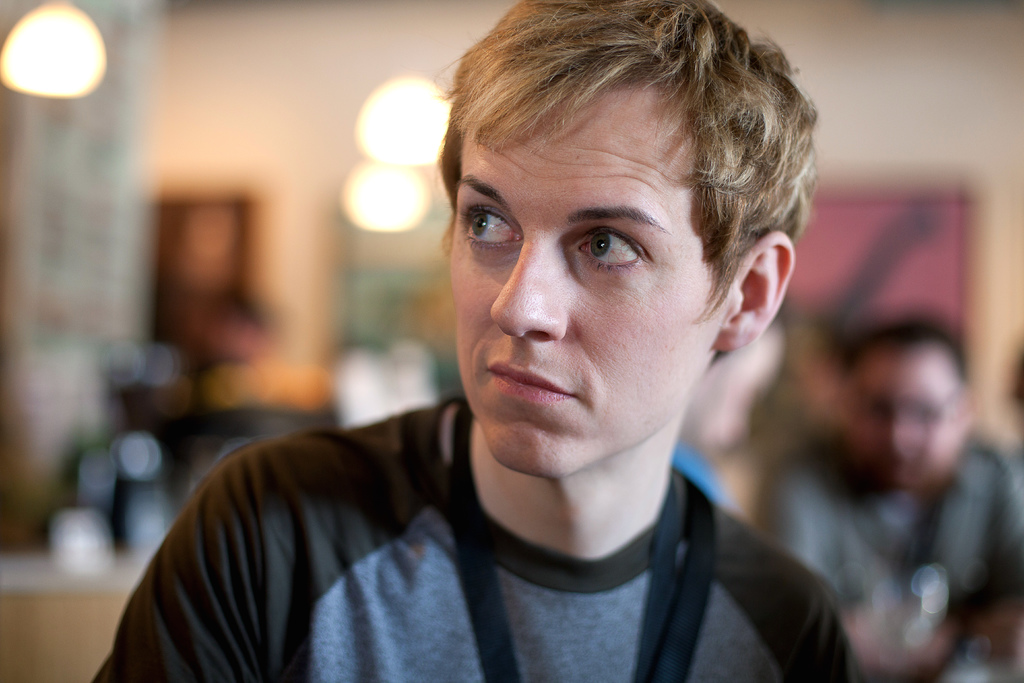
#> input picture Projet/assets/visage.jpg, 1024 x 683 px
$ jupyter execute --allow-errors main.ipynb   (text cells are left out)
#> lines starting #> are read from the running program, lines starting #| are printed output that depends on the picture
[cell 1]
import cv2
import numpy
import matplotlib.pyplot as plt
import os
import numpy as np
import json

[cell 2]
# Charger l'image
image = cv2.imread('../assets/visage.jpg')
#> image is the input picture: shape (683, 1024, 3); mean B, G, R 100.6, 109.6, 127.3

# Vérifier si l'image a été chargée
if image is not None:
    plt.imshow(cv2.cvtColor(image, cv2.COLOR_BGR2RGB))
    plt.show()
    # Vérifier les dimensions de l'image
    print('Dimensions de l\'image :', image.shape)
#| Dimensions de l'image : (683, 1024, 3)
else:
    print("Failed to load the image.")

[cell 3]
# Convertir l'image en niveaux de gris
gray_image = cv2.cvtColor(image, cv2.COLOR_BGR2GRAY)
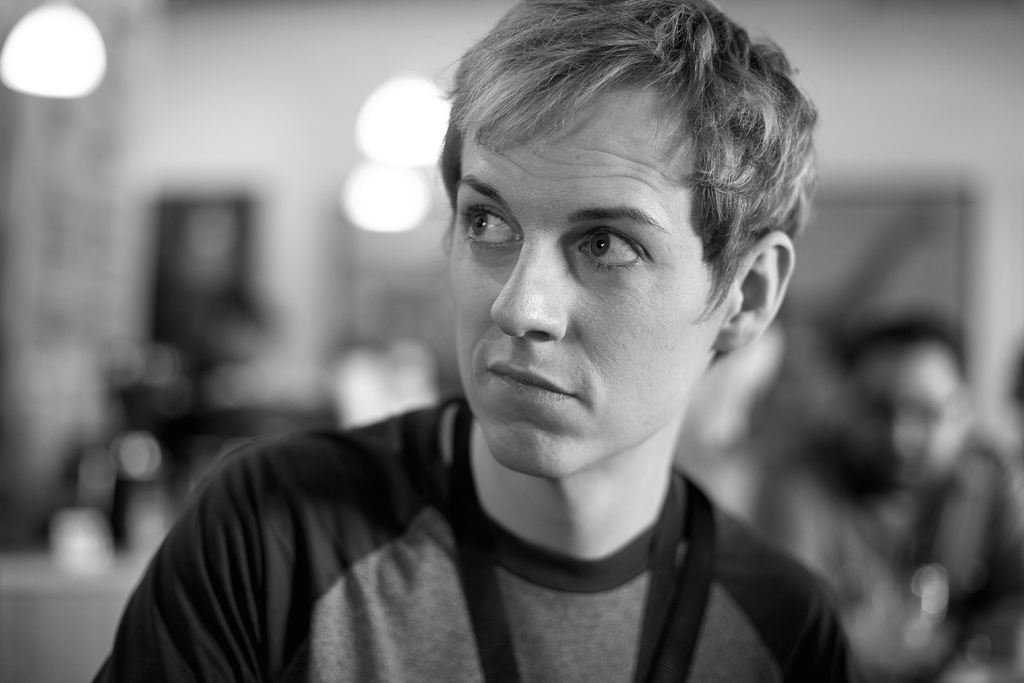
#> gray_image: shape (683, 1024); min 0, max 255, mean 113.8

# Afficher l'image en niveaux de gris
plt.imshow(gray_image, cmap='gray')
plt.show()

[cell 4]
face_classifier = cv2.CascadeClassifier(
    cv2.data.haarcascades + "haarcascade_frontalface_default.xml"
)

face = face_classifier.detectMultiScale(
    gray_image, scaleFactor=1.1, minNeighbors=5, minSize=(40, 40)
)
#> face = [[373, 104, 354, 354]]

# Pour chaque visage détecté
for (x, y, w, h) in face:
    # Dessiner un rectangle rouge avec une épaisseur de 2
    image_rectangle = cv2.rectangle(image.copy(), (x, y), (x+w, y+h), (0, 0, 255), 2)
#> this loop made 1 pass

# Afficher l'image
plt.imshow(cv2.cvtColor(image_rectangle, cv2.COLOR_BGR2RGB))
plt.show()
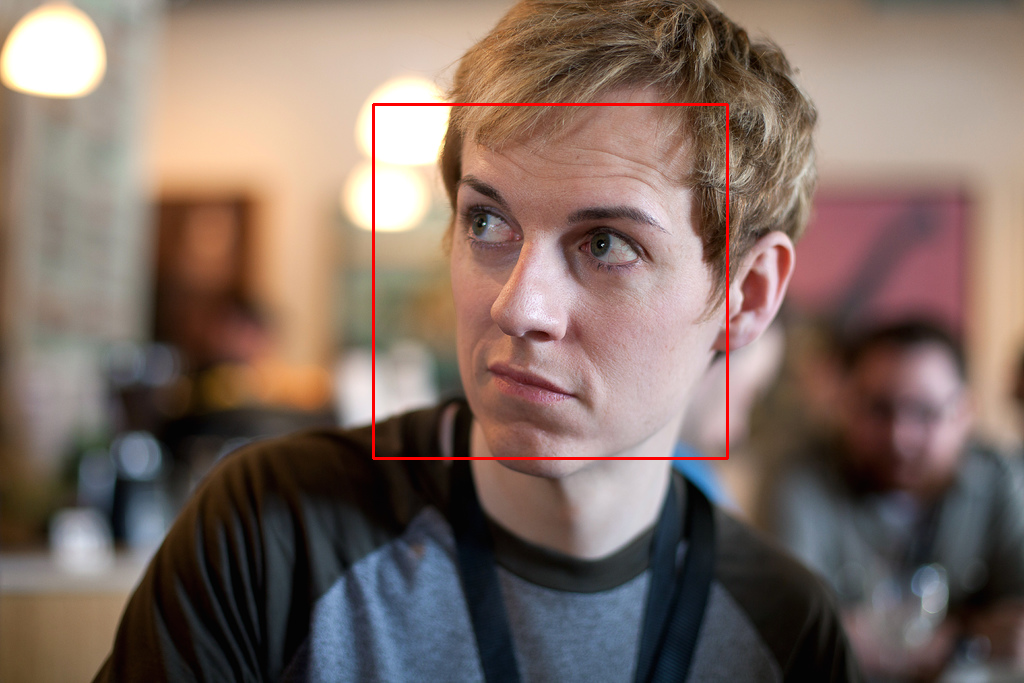
#> shown: shape (683, 1024, 3); mean R, G, B 127.9, 108.7, 99.8

[cell 5]
# [47 lines left out: function detect_image, not called in this run]

[cell 6]
import cv2
import numpy as np
from sklearn.model_selection import GridSearchCV

id = "0a0d7a87378422e3"

# Exemple d'utilisation
image_path = '..\\assets\\archive\\images\\train\\{id}.jpg'
text_path = '..\\assets\\archive\\labels2\\{id}.txt'

# Charger l'image
X_train = cv2.imread(image_path.format(id=id))

# charger le fichier texte
#> (the rest of this cell did not finish here and is left out)

[cell 7]
#Lire à partir de la WebCam
video_capture = cv2.VideoCapture(0)

# Charger le classificateur en cascade Haar pour les visages
face_cascade = cv2.CascadeClassifier(cv2.data.haarcascades + 'haarcascade_frontalface_default.xml')

# Capturer le flux vidéo de la webcam
cap = cv2.VideoCapture(0)

while True:
    # Lire une image du flux vidéo
    ret, img = cap.read()
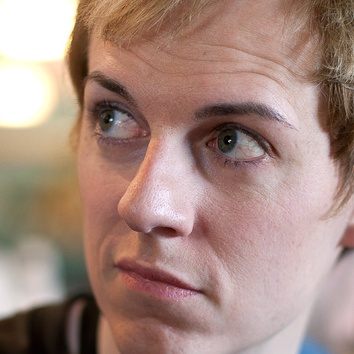
#> input picture Projet/visages/test.jpg, 354 x 354 px, given in place of the camera
#> img is the input picture: shape (354, 354, 3); mean B, G, R 126.9, 136.9, 165.8

    # Convertir en niveaux de gris
    gray = cv2.cvtColor(img, cv2.COLOR_BGR2GRAY)
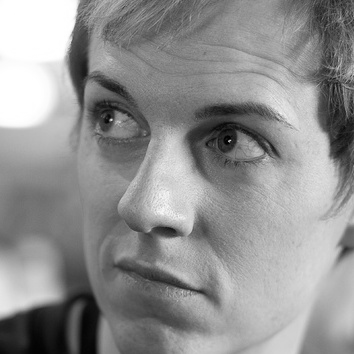
#> gray: shape (354, 354); min 1, max 255, mean 144.4

    # Détecter les visages
    faces = face_cascade.detectMultiScale(gray, 1.3, 5)
#> faces = ()

    # Dessiner un rectangle autour de chaque visage détecté
    for (x,y,w,h) in faces:
        cv2.rectangle(img,(x,y),(x+w,y+h),(255,0,0),2)
#> this loop made 0 passes

    # Afficher l'image résultante
    cv2.imshow('img',img)

    # Quitter si 'q' est pressé
    if cv2.waitKey(1) & 0xFF == ord('q'):
#> (key q is pressed here)
        break

# Libérer la capture vidéo et fermer toutes les fenêtres
cap.release()
cv2.destroyAllWindows()

[cell 8]
# [20 lines left out: function calculer_iou, not called in this run]

[cell 9]
# [41 lines left out: function filtrer_carres_proches, not called in this run]

[cell 10]
path_images = '../assets/archive/images/train/'
path_texts = '../assets/archive/labels2/'

# Choisir une image aléatoire dans le dossier
#> (the rest of this cell did not finish here and is left out)

[cell 11]
import json
import numpy as np

dictionnaire = {}

#> (the rest of this cell did not finish here and is left out)

[cell 12]
from collections import Counter

#? Reprend le fichier JSON et affiche le ioU sout forme graphique

# Si on inclue les Iou à 0, les valeurs qui ne sont pas des visages
zero_compris = True

json_file = "resultats_analyse.json"

with open(json_file, 'r') as fichier_json:
#> (reads Projet/Detection_Visage/resultats_analyse.json from the repository)
    data = json.load(fichier_json)

# parcour l'ensemble des object du fichier
iou_list = []
for key, value in data.items():
    if value['iou'] == 0 and zero_compris == False:
        continue
    else:
        iou_list.append(value['iou'])

frequence_iou = Counter(iou_list)
print(frequence_iou)

# print moyenne de l'iou de l'ensemble des images
print("La moyenne de l'IoU est de : ", np.mean(iou_list))

# Affiche le graphique
plt.plot(iou_list)
plt.xlabel('Index de l image')
plt.ylabel('IoU')
plt.title('IoU en fonction de l index')
plt.show()
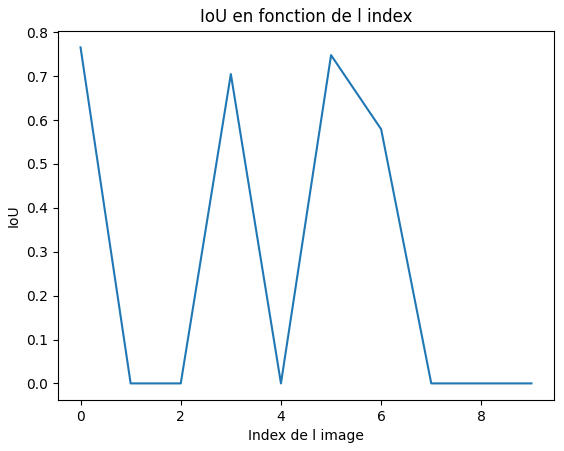
#> figure drawn by matplotlib, 1 panel; curve peaks at x = 0, y = 0.765

# Affiche le graphique
plt.bar(frequence_iou.keys(), frequence_iou.values(), 0.05)
plt.xlabel('IoU')
plt.ylabel('Fréquence')
plt.title('Fréquence des IoU')

# Trace une ligne rouge à la moyenne
plt.axvline(x=np.mean(iou_list), color='red', linestyle='--')
plt.text(np.mean(iou_list), 0, 'Moyenne', color='red')
plt.show()
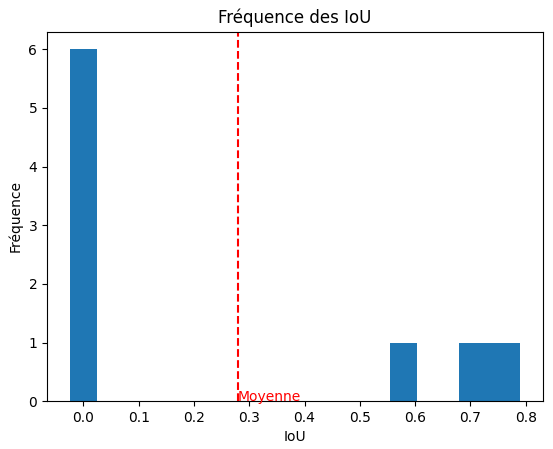
#> figure drawn by matplotlib, 1 panel; tallest bar 6 high, from x = -0.025 to 0.025
